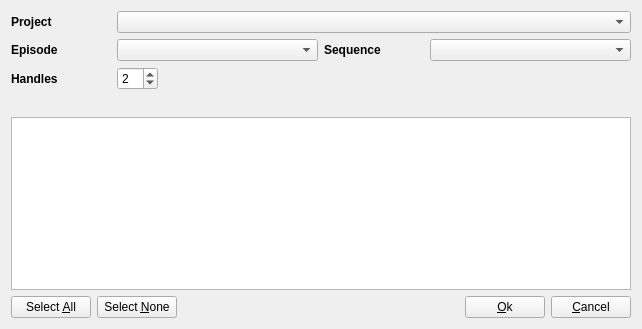
<?xml version="1.0" encoding="UTF-8"?>
<ui version="4.0">
 <class>ShotSelectorWidget</class>
 <widget class="QWidget" name="ShotSelectorWidget">
  <property name="geometry">
   <rect>
    <x>0</x>
    <y>0</y>
    <width>642</width>
    <height>329</height>
   </rect>
  </property>
  <property name="windowTitle">
   <string>Form</string>
  </property>
  <layout class="QVBoxLayout" name="verticalLayout_2">
   <item>
    <layout class="QHBoxLayout" name="horizontalLayoutProject">
     <item>
      <layout class="QVBoxLayout" name="verticalLayoutProject">
       <item>
        <layout class="QHBoxLayout" name="horizontalLayoutProjectTitle">
         <item>
          <widget class="QLabel" name="labelProject">
           <property name="minimumSize">
            <size>
             <width>100</width>
             <height>0</height>
            </size>
           </property>
           <property name="font">
            <font>
             <weight>75</weight>
             <bold>true</bold>
            </font>
           </property>
           <property name="text">
            <string>Project</string>
           </property>
           <property name="alignment">
            <set>Qt::AlignLeading|Qt::AlignLeft|Qt::AlignVCenter</set>
           </property>
          </widget>
         </item>
         <item>
          <widget class="QComboBox" name="comboBoxProject">
           <property name="enabled">
            <bool>true</bool>
           </property>
           <property name="sizePolicy">
            <sizepolicy hsizetype="Expanding" vsizetype="Fixed">
             <horstretch>1</horstretch>
             <verstretch>0</verstretch>
            </sizepolicy>
           </property>
          </widget>
         </item>
        </layout>
       </item>
       <item>
        <layout class="QHBoxLayout" name="horizontalLayoutEpisodeSequence">
         <item>
          <widget class="QLabel" name="labelShotEpisode">
           <property name="sizePolicy">
            <sizepolicy hsizetype="Fixed" vsizetype="Fixed">
             <horstretch>0</horstretch>
             <verstretch>0</verstretch>
            </sizepolicy>
           </property>
           <property name="minimumSize">
            <size>
             <width>100</width>
             <height>0</height>
            </size>
           </property>
           <property name="maximumSize">
            <size>
             <width>60</width>
             <height>16777215</height>
            </size>
           </property>
           <property name="font">
            <font>
             <weight>75</weight>
             <bold>true</bold>
            </font>
           </property>
           <property name="text">
            <string>Episode</string>
           </property>
           <property name="alignment">
            <set>Qt::AlignLeading|Qt::AlignLeft|Qt::AlignVCenter</set>
           </property>
          </widget>
         </item>
         <item>
          <widget class="QComboBox" name="comboBoxEpisode">
           <property name="enabled">
            <bool>true</bool>
           </property>
           <property name="sizePolicy">
            <sizepolicy hsizetype="Expanding" vsizetype="Fixed">
             <horstretch>0</horstretch>
             <verstretch>0</verstretch>
            </sizepolicy>
           </property>
           <property name="minimumSize">
            <size>
             <width>200</width>
             <height>0</height>
            </size>
           </property>
           <property name="maximumSize">
            <size>
             <width>16777215</width>
             <height>25</height>
            </size>
           </property>
          </widget>
         </item>
         <item>
          <widget class="QLabel" name="labelShotSequence">
           <property name="sizePolicy">
            <sizepolicy hsizetype="Fixed" vsizetype="Fixed">
             <horstretch>0</horstretch>
             <verstretch>0</verstretch>
            </sizepolicy>
           </property>
           <property name="minimumSize">
            <size>
             <width>100</width>
             <height>0</height>
            </size>
           </property>
           <property name="maximumSize">
            <size>
             <width>60</width>
             <height>16777215</height>
            </size>
           </property>
           <property name="font">
            <font>
             <weight>75</weight>
             <bold>true</bold>
            </font>
           </property>
           <property name="text">
            <string>Sequence</string>
           </property>
           <property name="alignment">
            <set>Qt::AlignLeading|Qt::AlignLeft|Qt::AlignVCenter</set>
           </property>
          </widget>
         </item>
         <item>
          <widget class="QComboBox" name="comboBoxSequence">
           <property name="enabled">
            <bool>true</bool>
           </property>
           <property name="sizePolicy">
            <sizepolicy hsizetype="Expanding" vsizetype="Fixed">
             <horstretch>0</horstretch>
             <verstretch>0</verstretch>
            </sizepolicy>
           </property>
           <property name="minimumSize">
            <size>
             <width>200</width>
             <height>0</height>
            </size>
           </property>
           <property name="maximumSize">
            <size>
             <width>16777215</width>
             <height>25</height>
            </size>
           </property>
          </widget>
         </item>
        </layout>
       </item>
      </layout>
     </item>
    </layout>
   </item>
   <item>
    <layout class="QVBoxLayout" name="verticalLayout">
     <item>
      <layout class="QHBoxLayout" name="horizontalLayout">
       <item>
        <widget class="QLabel" name="labelHandles">
         <property name="minimumSize">
          <size>
           <width>100</width>
           <height>0</height>
          </size>
         </property>
         <property name="font">
          <font>
           <weight>75</weight>
           <bold>true</bold>
          </font>
         </property>
         <property name="text">
          <string>Handles</string>
         </property>
        </widget>
       </item>
       <item>
        <widget class="QSpinBox" name="spinBoxHandles">
         <property name="value">
          <number>2</number>
         </property>
        </widget>
       </item>
       <item>
        <spacer name="horizontalSpacer_2">
         <property name="orientation">
          <enum>Qt::Horizontal</enum>
         </property>
         <property name="sizeHint" stdset="0">
          <size>
           <width>40</width>
           <height>20</height>
          </size>
         </property>
        </spacer>
       </item>
      </layout>
     </item>
     <item>
      <spacer name="verticalSpacer">
       <property name="orientation">
        <enum>Qt::Vertical</enum>
       </property>
       <property name="sizeHint" stdset="0">
        <size>
         <width>20</width>
         <height>40</height>
        </size>
       </property>
      </spacer>
     </item>
    </layout>
   </item>
   <item>
    <layout class="QVBoxLayout" name="verticalLayoutShotTable">
     <item>
      <widget class="QTableView" name="tableViewShots"/>
     </item>
     <item>
      <layout class="QHBoxLayout" name="horizontalLayoutButtons">
       <item>
        <widget class="QPushButton" name="pushButtonSelectAll">
         <property name="text">
          <string>Select &amp;All</string>
         </property>
        </widget>
       </item>
       <item>
        <widget class="QPushButton" name="pushButtonSelectNone">
         <property name="text">
          <string>Select &amp;None</string>
         </property>
        </widget>
       </item>
       <item>
        <spacer name="horizontalSpacer">
         <property name="orientation">
          <enum>Qt::Horizontal</enum>
         </property>
         <property name="sizeHint" stdset="0">
          <size>
           <width>40</width>
           <height>20</height>
          </size>
         </property>
        </spacer>
       </item>
       <item>
        <widget class="QPushButton" name="pushButtonOk">
         <property name="text">
          <string>&amp;Ok</string>
         </property>
        </widget>
       </item>
       <item>
        <widget class="QPushButton" name="pushButtonCancel">
         <property name="text">
          <string>&amp;Cancel</string>
         </property>
        </widget>
       </item>
      </layout>
     </item>
    </layout>
   </item>
  </layout>
 </widget>
 <resources/>
 <connections/>
</ui>
